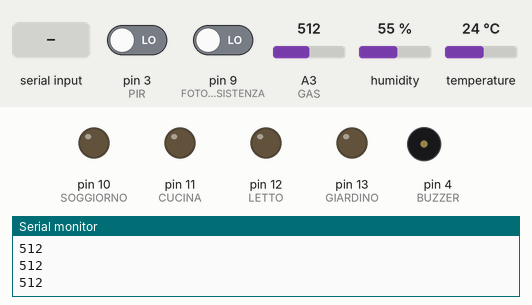
Simulated run of this sketch. Board: Arduino Uno, built with avr-gcc and run on an emulated ATmega328P. Parts: output pins drawn as LEDs (lit = HIGH), buzzer (waves = sounding, pin HIGH), the last lines printed to the serial monitor. The inputs (shaded band) are chosen by the test bench; at power-on: A3 (GAS) = 512, pin 9 (FOTORESISTENZA) LOW, pin 3 (PIR) LOW, humidity 55 %, temperature 24 °C.

Above: at 1.2 s.
1.3 s: A3 (GAS) set to 790
2.8 s: A3 (GAS) set to 811
At 3.05 s:
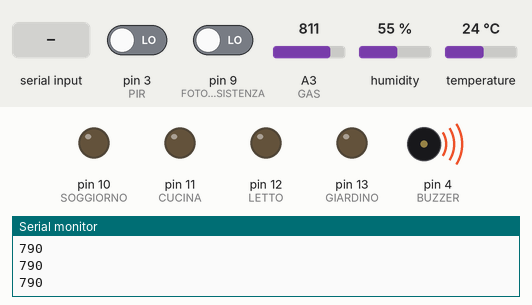
6.3 s: pin 9 (FOTORESISTENZA) driven HIGH
At 6.49 s:
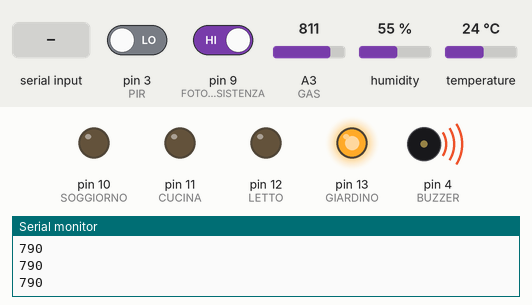
9.8 s: "a" received over Serial
At 10.12 s:
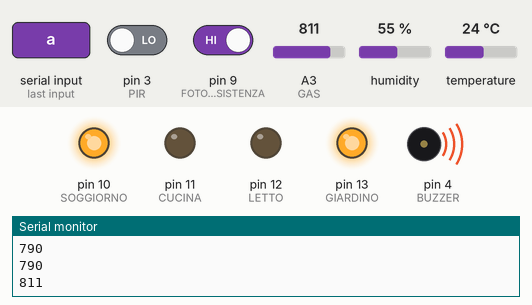
13.3 s: "c" received over Serial
At 13.57 s:
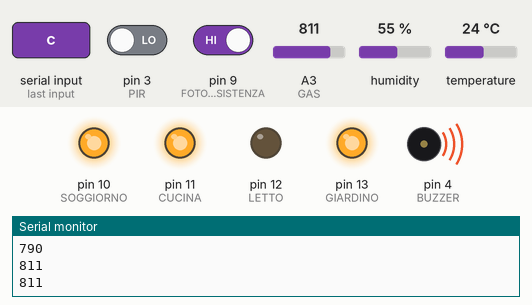
16.8 s: "b" received over Serial
At 17.01 s:
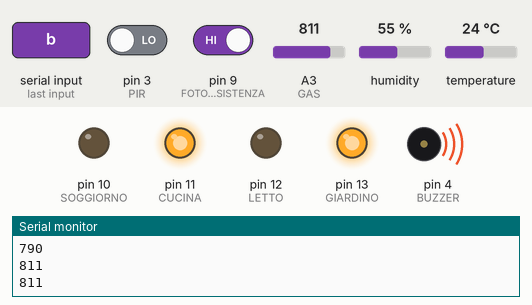
Timing chart, 0 to 21.3 s (numbered marks = the images above; inputs shaded):
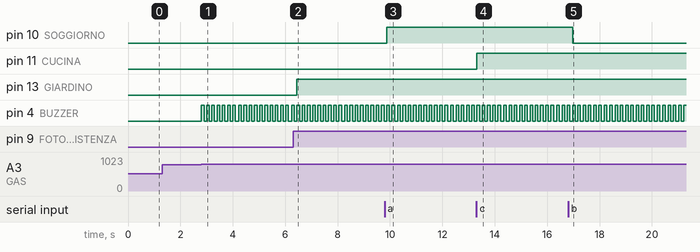

Measured:
- the behaviour switches between 800 and 801 on A3 (GAS) (found by bisection; images 0 and 1)
- after the input at 2.8 s, pin 4 (BUZZER): alternates HIGH for 0.10 s and LOW for 0.10 s, starting at once
- after the input at 6.3 s, pin 13 (GIARDINO): LOW → HIGH after 0.15 s
- after the input at 9.8 s, pin 10 (SOGGIORNO): LOW → HIGH after 0.07 s
- after the input at 13.3 s, pin 11 (CUCINA): LOW → HIGH at once
- after the input at 16.8 s, pin 10 (SOGGIORNO): HIGH → LOW after 0.17 s

The sketch:

CASADOMOTICA.ino
```cpp
#include "DHT.h"
#define DHTPIN A1    // what digital pin we're connected to
#define DHTTYPE DHT11   // DHT 11
#define SOGGIORNO 10
#define CUCINA 11
#define LETTO 12
#define PIR 3
#define BUZZER 4
#define MAXVALUE 50
#define GIARDINO 13
#define GAS    A3
#define GaSoglia 800
#define FOTORESISTENZA 9
long v,v1;
bool val=false;
int buz=0;
int cont=0;
int mode=0;
DHT dht(DHTPIN, DHTTYPE);
void setup() {
  // put your setup code here, to run once:
  Serial.begin(9600);//INIZIALIZZO SERIALE
  pinMode(SOGGIORNO,OUTPUT);
  pinMode(CUCINA,OUTPUT);
  pinMode(LETTO,OUTPUT);
  pinMode(PIR,INPUT);
  pinMode(BUZZER,OUTPUT);
  pinMode(GAS,INPUT);
  pinMode(GIARDINO,OUTPUT);
  pinMode(FOTORESISTENZA,INPUT);
   dht.begin();

}

void loop() {
  // put your main code here, to run repeatedly:
  char c=Serial.read();//LEGGO DA SERIALE
  analizza(c);//CONTROLLO LUCI
  antifurto();//CONTROLLO PIR
  controllo_Gas();//CONTROLLO GAS
  controllo_DHT();//CONTROLLO TEMPERATURA
  controllo_Fotoresistenza();//CONTROLLO LUCI GIARDINO


}

void controllo_Fotoresistenza(){
  if(mode==0){
  if(digitalRead(FOTORESISTENZA)==1){
    digitalWrite(GIARDINO,HIGH);
  }else{
    digitalWrite(GIARDINO,LOW);
  }
  }


                               }
void controllo_DHT(){

  float t = dht.readTemperature();


}
void controllo_Gas(){
  if(!val){
    Serial.println(analogRead(GAS));
        if(analogRead(GAS)>GaSoglia){//supero la soglia del gas
            val=true;
            v=millis();

                                    }
  }

        else{
          v1=millis();
          if(v1<v+5000){
          digitalWrite(BUZZER,HIGH);
          delay(100);
          digitalWrite(BUZZER,LOW);
          delay(100);
          }else{
            if(buz==1){
              digitalWrite(BUZZER,HIGH);
            }
            val=false;
          }
        }


                     }


void antifurto(){
    if(check_PIR()){
    cont++;
    if(cont==MAXVALUE){
      //OSTACOLO
      buz=1;
      digitalWrite(BUZZER,HIGH);
      cont=0;
    }
  }else{
    cont=0;
  }
}

void analizza(char c){

switch(c){//SE C(VALORE LETTO DA SERIALE)
  case 'a':
  digitalWrite(SOGGIORNO,HIGH);//SOGGIORNO ON
  break;
  case 'b':
  digitalWrite(SOGGIORNO,LOW);//SOGGIORNO OFF
  break;
  case 'c':
  digitalWrite(CUCINA,HIGH);//CUCINA ON
  break;
  case 'd':
  digitalWrite(CUCINA,LOW);//CUCINA OFF
  break;
  case 'e':
  digitalWrite(LETTO,HIGH);//LETTO ON
  break;
  case 'f':
  digitalWrite(LETTO,LOW);//LETTO OFF
  break;
  case 'g':
  mode=1;
  digitalWrite(GIARDINO,HIGH);
  break;
  case 'h':
  mode=1;
  digitalWrite(GIARDINO,LOW);
  break;
  case 'i':
  mode=0;
  break;


}
}

bool check_PIR(){
//LEGGO SUL PIN 3 0=NIENTE 1=OSTACOLO
if(digitalRead(PIR)==1){
  return true;
}else {
  return false;
}

}
```
